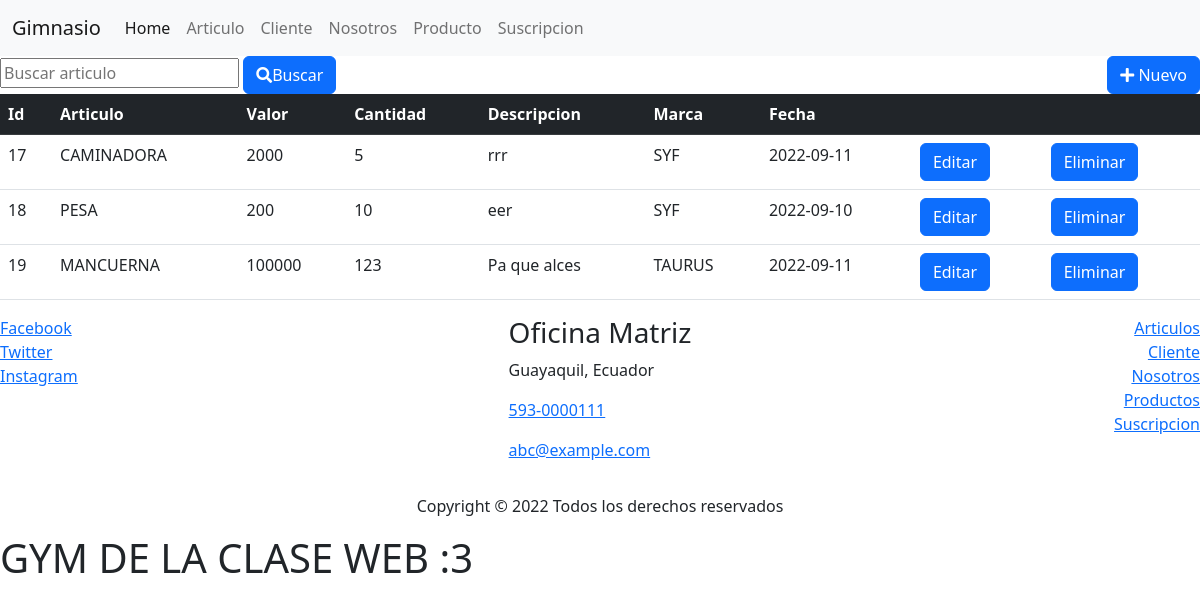
The app's page /ArticuloController/buscarArticulos with its own data.
### tables this page shows
CREATE TABLE `articulos` (
  `art_id` int NOT NULL AUTO_INCREMENT,
  `art_nombre` varchar(45) DEFAULT NULL,
  `art_valor` float DEFAULT NULL,
  `art_cantidad` int DEFAULT NULL,
  `art_descripcion` varchar(300) DEFAULT NULL,
  `art_marca` varchar(11) DEFAULT NULL,
  `art_fecha_actualizacion` date DEFAULT NULL,
  PRIMARY KEY (`art_id`)
);

### rutas/View.php (called while the page is built, shortened)
<?php
class View{
    private $resultados;
    function mostrarVista($nombreVista){
        $resultado = $this->getResultados();
        require "view/" . $nombreVista . ".php";
    }
    function setResultados($resultados){
        $this->resultados = $resultados;
    }
    function getResultados(){
        return $this->resultados;
    }
}
?>

### controller/ArticuloController.php (called while the page is built, shortened)
<?php
require_once 'model/dao/ArticuloDAO.php';
class ArticuloController extends Controller{
    private $model;
    function __construct(){
        $this->model = new ArticuloDAO();
    }
    function buscarArticulos(){
        $resultados = $this->model->buscarArticulos();
        $this->view->setResultados($resultados);
        $this->view->mostrarVista('Articulos/Buscar');
    }
}
?>

### model/dao/ArticuloDAO.php (called while the page is built, shortened)
<?php
require_once 'config/Conexion.php';
class ArticuloDAO{
    private $con;
    public function __construct() {
        $this->con = Conexion::getConexion();
    }
    public function buscarArticulos(){
        $sql = "SELECT * FROM articulos;";
        $stmt = $this->con->prepare($sql);
        $stmt->execute();
        $resultados = $stmt->fetchAll(PDO::FETCH_ASSOC);
        return $resultados;
    }
}
?>

### config/Conexion.php (called while the page is built)
<?php
class Conexion {
    public static function getConexion() {
        $dsn = 'mysql:host=localhost;port=3306;dbname=' . DBNAME;
        $conexion = null;
        try {
            $conexion = new PDO($dsn, DBUSER, DBPASSWORD);
            $conexion->setAttribute(PDO::ATTR_ERRMODE, PDO::ERRMODE_EXCEPTION);
        } catch (Exception $e) {
            echo $e;
            die("error " . $e->getMessage());
        }
        return $conexion;
    }
}

### view/Articulos/Buscar.php (the view, shortened to what this page needs)
<main>
    <div class="row">
        <div class="col-sm-6">
            <form action="<?php echo constant('URLBASE')?>ArticuloController/buscarArticuloPorNombre" method="POST">
                <input type="text" name="b" id="buscarArticuloPorNombre" placeholder="Buscar articulo" />
                <button type="submit" class="btn btn-primary"><i class="fas fa-search"></i>Buscar</button>
            </form>
        </div>
        <div class="col-sm-6 d-flex flex-column align-items-end">
            <a href="<?php echo constant('URLBASE')?>ArticuloController/Nuevo">
                <button type="button" class="btn btn-primary">
                    <i class="fas fa-plus"></i>
                    Nuevo</button>
            </a>
        </div>
    </div>
    <div class="contenedor">
        <table class="tabla">
            <table class="table">
                <thead class="table-dark">
                    <th>Id</th>
                    <th>Articulo </th>
                    <th>Valor </th>
                    <th>Cantidad </th>
                    <th>Descripcion </th>
                    <th>Marca </th>
                    <th>Fecha </th>
                    <th></th>
                    <th></th>
                </thead>
                <tbody class="tabladatos">
                    <?php
                    foreach ($resultado as $fila) {
                    ?>
                    <tr>
                        <td><?php echo $fila['art_id'];?></td>
                        <td><?php echo $fila['art_nombre']; ?></td>
                        <td><?php echo $fila['art_valor']; ?></td>
                        <td><?php echo $fila['art_cantidad']; ?></td>
                        <td><?php echo $fila['art_descripcion']; ?></td>
                        <td><?php echo $fila['art_marca'];?></td>
                        <td><?php echo $fila['art_fecha_actualizacion'];?></td>
                        <td>
                            <a class="btn btn-primary" href="<?php echo constant('URLBASE')?>ArticuloController/editarVista?id=
                                 <?php echo $fila['art_id']; ?>">
                                Editar</a>
                        </td>
                        <td>
                            <a class="btn btn-primary" href="<?php echo constant('URLBASE')?>ArticuloController/eliminar?id=
                                 <?php echo $fila['art_id']; ?>">
                                Eliminar</a>
                        </td>
                    </tr>
                    <?php } ?>
                </tbody>
            </table>
    </div>
</main>

### records on screen
articulos: art_id "17", art_nombre "CAMINADORA", art_valor "2000", art_cantidad "5", art_descripcion "rrr", art_marca "SYF", art_fecha_actualizacion "2022-09-11"
articulos: art_id "18", art_nombre "PESA", art_valor "200", art_cantidad "10", art_descripcion "eer", art_marca "SYF", art_fecha_actualizacion "2022-09-10"
articulos: art_id "19", art_nombre "MANCUERNA", art_valor "100000", art_cantidad "123", art_descripcion "Pa que alces", art_marca "TAURUS", art_fecha_actualizacion "2022-09-11"
